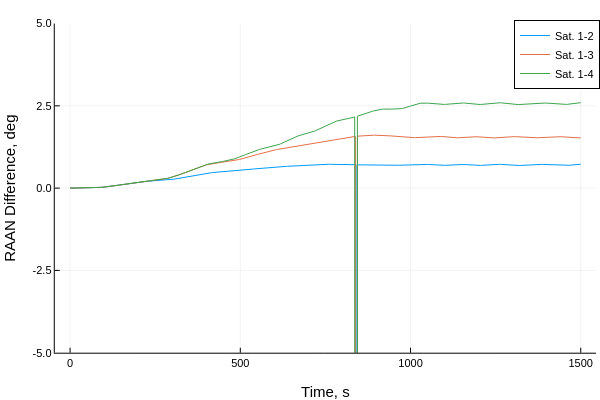

This figure's notebook cell:
### Code cell
plot(tsamp,broadcast.(rad2deg,ΔΩ_soln'),label=permutedims(mylabel))
plot!(xlabel="Time, s", ylabel = "RAAN Difference, deg", ylim = [-5,5])

### Figure 1 — Plotly figure (JSON) as saved in the notebook; plotly's stock layout.template omitted (floating-point values rounded to 4 significant figures; data arrays with more than 128 entries replaced by an {"elided": "..."} marker saying what was removed)
{"data": [{"colorbar": {"len": 0.9143, "title": "", "x": 0.9934, "y": 0.533}, "legendgroup": "Sat. 1-2", "line": {"color": "rgba(0, 154, 250, 1.000)", "dash": "solid", "shape": "linear", "width": 1}, "mode": "lines", "name": "Sat. 1-2", "showlegend": true, "type": "scatter", "x": {"elided": "751 float values"}, "xaxis": "x", "y": {"elided": "751 float values"}, "yaxis": "y", "zmax": null, "zmin": null}, {"colorbar": {"len": 0.9143, "title": "", "x": 0.9934, "y": 0.533}, "legendgroup": "Sat. 1-3", "line": {"color": "rgba(227, 111, 71, 1.000)", "dash": "solid", "shape": "linear", "width": 1}, "mode": "lines", "name": "Sat. 1-3", "showlegend": true, "type": "scatter", "x": {"elided": "751 float values"}, "xaxis": "x", "y": {"elided": "751 float values"}, "yaxis": "y", "zmax": null, "zmin": null}, {"colorbar": {"len": 0.9143, "title": "", "x": 0.9934, "y": 0.533}, "legendgroup": "Sat. 1-4", "line": {"color": "rgba(62, 164, 78, 1.000)", "dash": "solid", "shape": "linear", "width": 1}, "mode": "lines", "name": "Sat. 1-4", "showlegend": true, "type": "scatter", "x": {"elided": "751 float values"}, "xaxis": "x", "y": {"elided": "751 float values"}, "yaxis": "y", "zmax": null, "zmin": null}], "layout": {"annotations": [], "height": 400, "legend": {"bgcolor": "rgba(255, 255, 255, 1.000)", "bordercolor": "rgba(0, 0, 0, 1.000)", "borderwidth": 1, "font": {"color": "rgba(0, 0, 0, 1.000)", "family": "sans-serif", "size": 11}, "title": {"font": {"color": "rgba(0, 0, 0, 1.000)", "family": "sans-serif", "size": 15}, "text": ""}, "tracegroupgap": 0, "traceorder": "normal", "x": 1, "xanchor": "auto", "y": 1, "yanchor": "auto"}, "margin": {"b": 20, "l": 0, "r": 0, "t": 20}, "paper_bgcolor": "rgba(255, 255, 255, 1.000)", "plot_bgcolor": "rgba(255, 255, 255, 1.000)", "showlegend": true, "width": 600, "xaxis": {"anchor": "y", "domain": [0.09128, 0.9934], "gridcolor": "rgba(0, 0, 0, 0.100)", "gridwidth": 0.5, "linecolor": "rgba(0, 0, 0, 1.000)", "mirror": false, "range": [-45, 1545], "showgrid": true, "showline": true, "showticklabels": true, "tickangle": 0, "tickcolor": "rgb(0, 0, 0)", "tickfont": {"color": "rgba(0, 0, 0, 1.000)", "family": "sans-serif", "size": 11}, "tickmode": "array", "ticks": "inside", "ticktext": ["0", "500", "1000", "1500"], "tickvals": [0, 500, 1000, 1500], "title": "Time, s", "titlefont": {"color": "rgba(0, 0, 0, 1.000)", "family": "sans-serif", "size": 15}, "type": "-", "visible": true, "zeroline": false, "zerolinecolor": "rgba(0, 0, 0, 1.000)"}, "yaxis": {"anchor": "x", "domain": [0.07581, 0.9902], "gridcolor": "rgba(0, 0, 0, 0.100)", "gridwidth": 0.5, "linecolor": "rgba(0, 0, 0, 1.000)", "mirror": false, "range": [-5, 5], "showgrid": true, "showline": true, "showticklabels": true, "tickangle": 0, "tickcolor": "rgb(0, 0, 0)", "tickfont": {"color": "rgba(0, 0, 0, 1.000)", "family": "sans-serif", "size": 11}, "tickmode": "array", "ticks": "inside", "ticktext": ["-5.0", "-2.5", "0.0", "2.5", "5.0"], "tickvals": [-5, -2.5, 0, 2.5, 5], "title": "RAAN Difference, deg", "titlefont": {"color": "rgba(0, 0, 0, 1.000)", "family": "sans-serif", "size": 15}, "type": "-", "visible": true, "zeroline": false, "zerolinecolor": "rgba(0, 0, 0, 1.000)"}}}
